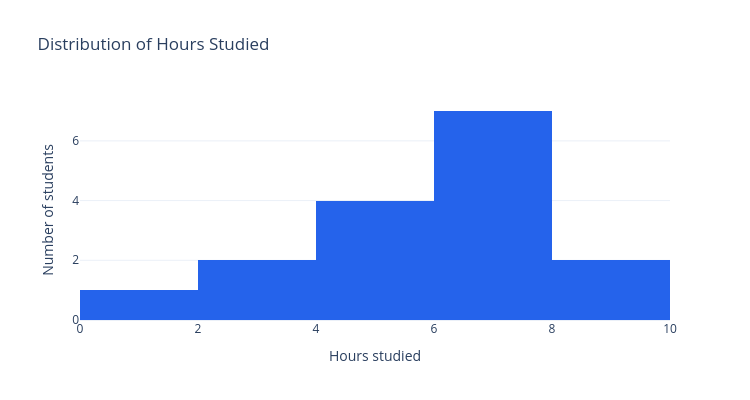

Write notebook code for a chart like this one.
### Markdown cell above
Before fitting anything, let's also look at `hours_studied` on its own — how spread out is it?

### Code cell
histogram_figure = go.Figure()
histogram_figure.add_trace(
    go.Histogram(x=scores_1d["hours_studied"], marker=dict(color="#2563eb"))
)
histogram_figure.update_layout(
    title="Distribution of Hours Studied",
    xaxis_title="Hours studied", yaxis_title="Number of students",
    template="plotly_white", width=750, height=400,
)
histogram_figure.show()

### Figure 1 — Plotly figure (JSON) as saved in the notebook; plotly's stock layout.template omitted (floating-point values rounded to 4 significant figures)
{"data": [{"marker": {"color": "#2563eb"}, "type": "histogram", "x": [1.8, 2.0, 2.8, 4.0, 4.5, 4.5, 4.6, 6.2, 6.6, 7.1, 7.2, 7.3, 7.6, 7.9, 8.4, 8.8]}], "layout": {"height": 400, "title": {"text": "Distribution of Hours Studied"}, "width": 750, "xaxis": {"title": {"text": "Hours studied"}}, "yaxis": {"title": {"text": "Number of students"}}}}
